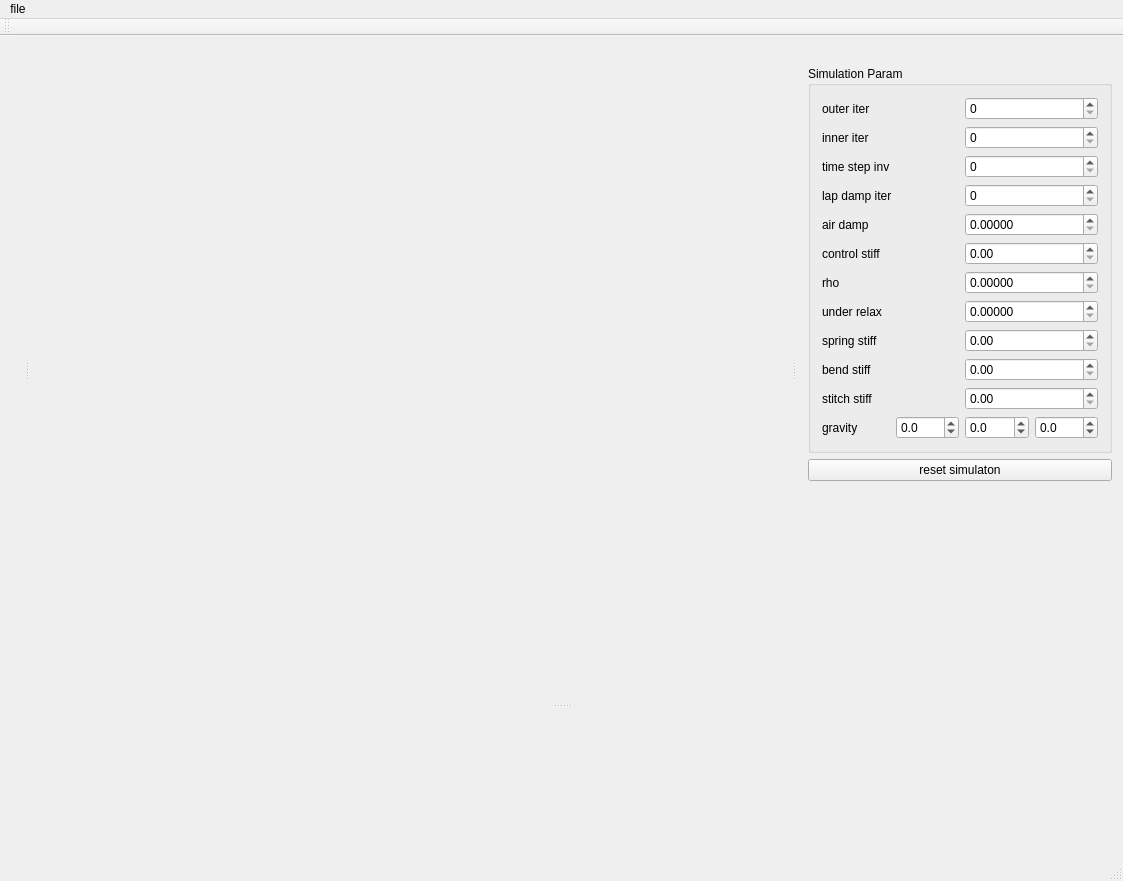
<?xml version="1.0" encoding="UTF-8"?>
<ui version="4.0">
 <class>ClothDesignerClass</class>
 <widget class="QMainWindow" name="ClothDesignerClass">
  <property name="geometry">
   <rect>
    <x>0</x>
    <y>0</y>
    <width>1123</width>
    <height>881</height>
   </rect>
  </property>
  <property name="windowTitle">
   <string>ClothDesigner</string>
  </property>
  <widget class="QWidget" name="centralWidget"/>
  <widget class="QMenuBar" name="menuBar">
   <property name="geometry">
    <rect>
     <x>0</x>
     <y>0</y>
     <width>1123</width>
     <height>21</height>
    </rect>
   </property>
   <widget class="QMenu" name="menuFile">
    <property name="title">
     <string>file</string>
    </property>
    <addaction name="actionLoad_project"/>
    <addaction name="actionOpen_body_mesh"/>
    <addaction name="actionImport_cloth_mesh"/>
    <addaction name="actionSave_project"/>
   </widget>
   <addaction name="menuFile"/>
  </widget>
  <widget class="QToolBar" name="mainToolBar">
   <attribute name="toolBarArea">
    <enum>TopToolBarArea</enum>
   </attribute>
   <attribute name="toolBarBreak">
    <bool>false</bool>
   </attribute>
  </widget>
  <widget class="QStatusBar" name="statusBar"/>
  <widget class="QDockWidget" name="dockWidgetRight">
   <property name="minimumSize">
    <size>
     <width>326</width>
     <height>414</height>
    </size>
   </property>
   <property name="features">
    <set>QDockWidget::NoDockWidgetFeatures</set>
   </property>
   <attribute name="dockWidgetArea">
    <number>2</number>
   </attribute>
   <widget class="QWidget" name="dockWidgetContentsRight">
    <layout class="QGridLayout" name="gridLayout_2">
     <item row="0" column="0">
      <widget class="QGroupBox" name="groupBox">
       <property name="title">
        <string>Simulation Param</string>
       </property>
       <layout class="QGridLayout" name="gridLayout">
        <item row="0" column="0">
         <widget class="QLabel" name="label">
          <property name="text">
           <string>outer iter</string>
          </property>
         </widget>
        </item>
        <item row="4" column="0">
         <widget class="QLabel" name="label_5">
          <property name="text">
           <string>air damp</string>
          </property>
         </widget>
        </item>
        <item row="2" column="2" colspan="2">
         <widget class="QSpinBox" name="sbSparamTimeStepInv">
          <property name="maximum">
           <number>9999</number>
          </property>
         </widget>
        </item>
        <item row="5" column="0">
         <widget class="QLabel" name="label_6">
          <property name="text">
           <string>control stiff</string>
          </property>
         </widget>
        </item>
        <item row="3" column="0" colspan="2">
         <widget class="QLabel" name="label_4">
          <property name="text">
           <string>lap damp iter</string>
          </property>
         </widget>
        </item>
        <item row="7" column="2" colspan="2">
         <widget class="QDoubleSpinBox" name="sbSparamUnderRelax">
          <property name="decimals">
           <number>5</number>
          </property>
          <property name="maximum">
           <double>1.000000000000000</double>
          </property>
         </widget>
        </item>
        <item row="6" column="0">
         <widget class="QLabel" name="label_7">
          <property name="text">
           <string>rho</string>
          </property>
         </widget>
        </item>
        <item row="8" column="2" colspan="2">
         <widget class="QDoubleSpinBox" name="sbSparamSpringStiff">
          <property name="maximum">
           <double>999999999.000000000000000</double>
          </property>
         </widget>
        </item>
        <item row="9" column="0">
         <widget class="QLabel" name="label_10">
          <property name="text">
           <string>bend stiff</string>
          </property>
         </widget>
        </item>
        <item row="3" column="2" colspan="2">
         <widget class="QSpinBox" name="sbSparamLapDampIter"/>
        </item>
        <item row="6" column="2" colspan="2">
         <widget class="QDoubleSpinBox" name="sbSparamRho">
          <property name="decimals">
           <number>5</number>
          </property>
          <property name="maximum">
           <double>1.000000000000000</double>
          </property>
         </widget>
        </item>
        <item row="5" column="2" colspan="2">
         <widget class="QDoubleSpinBox" name="sbSparamControlStiff">
          <property name="maximum">
           <double>999999999.000000000000000</double>
          </property>
         </widget>
        </item>
        <item row="9" column="2" colspan="2">
         <widget class="QDoubleSpinBox" name="sbSparamBendStiff">
          <property name="maximum">
           <double>9999.000000000000000</double>
          </property>
         </widget>
        </item>
        <item row="8" column="0">
         <widget class="QLabel" name="label_9">
          <property name="text">
           <string>spring stiff</string>
          </property>
         </widget>
        </item>
        <item row="1" column="0">
         <widget class="QLabel" name="label_2">
          <property name="text">
           <string>inner iter</string>
          </property>
         </widget>
        </item>
        <item row="7" column="0">
         <widget class="QLabel" name="label_8">
          <property name="text">
           <string>under relax</string>
          </property>
         </widget>
        </item>
        <item row="2" column="0">
         <widget class="QLabel" name="label_3">
          <property name="text">
           <string>time step inv</string>
          </property>
         </widget>
        </item>
        <item row="11" column="0">
         <widget class="QLabel" name="label_11">
          <property name="text">
           <string>gravity</string>
          </property>
         </widget>
        </item>
        <item row="0" column="2" colspan="2">
         <widget class="QSpinBox" name="sbSparamOuterIter"/>
        </item>
        <item row="1" column="2" colspan="2">
         <widget class="QSpinBox" name="sbSparamInnerIter">
          <property name="maximum">
           <number>9999</number>
          </property>
         </widget>
        </item>
        <item row="10" column="0">
         <widget class="QLabel" name="label_12">
          <property name="text">
           <string>stitch stiff</string>
          </property>
         </widget>
        </item>
        <item row="4" column="2" colspan="2">
         <widget class="QDoubleSpinBox" name="sbSparamAirDamp">
          <property name="decimals">
           <number>5</number>
          </property>
          <property name="maximum">
           <double>1.000000000000000</double>
          </property>
         </widget>
        </item>
        <item row="10" column="2" colspan="2">
         <widget class="QDoubleSpinBox" name="sbSparamStitchStiff">
          <property name="maximum">
           <double>99999999.000000000000000</double>
          </property>
         </widget>
        </item>
        <item row="11" column="1">
         <widget class="QDoubleSpinBox" name="sbSparamGravityX">
          <property name="decimals">
           <number>1</number>
          </property>
          <property name="minimum">
           <double>-100.000000000000000</double>
          </property>
         </widget>
        </item>
        <item row="11" column="2">
         <widget class="QDoubleSpinBox" name="sbSparamGravityY">
          <property name="decimals">
           <number>1</number>
          </property>
          <property name="minimum">
           <double>-100.000000000000000</double>
          </property>
         </widget>
        </item>
        <item row="11" column="3">
         <widget class="QDoubleSpinBox" name="sbSparamGravityZ">
          <property name="decimals">
           <number>1</number>
          </property>
          <property name="minimum">
           <double>-100.000000000000000</double>
          </property>
         </widget>
        </item>
       </layout>
      </widget>
     </item>
     <item row="2" column="0">
      <spacer name="verticalSpacer">
       <property name="orientation">
        <enum>Qt::Vertical</enum>
       </property>
       <property name="sizeHint" stdset="0">
        <size>
         <width>20</width>
         <height>309</height>
        </size>
       </property>
      </spacer>
     </item>
     <item row="1" column="0">
      <widget class="QPushButton" name="pbResetSimulation">
       <property name="text">
        <string>reset simulaton</string>
       </property>
       <property name="shortcut">
        <string>1</string>
       </property>
      </widget>
     </item>
    </layout>
   </widget>
  </widget>
  <widget class="QDockWidget" name="dockWidgetLower">
   <property name="minimumSize">
    <size>
     <width>80</width>
     <height>150</height>
    </size>
   </property>
   <property name="features">
    <set>QDockWidget::NoDockWidgetFeatures</set>
   </property>
   <attribute name="dockWidgetArea">
    <number>8</number>
   </attribute>
   <widget class="QWidget" name="dockWidgetContentsLower"/>
  </widget>
  <widget class="QDockWidget" name="dockWidgetLeft">
   <property name="features">
    <set>QDockWidget::NoDockWidgetFeatures</set>
   </property>
   <property name="allowedAreas">
    <set>Qt::NoDockWidgetArea</set>
   </property>
   <attribute name="dockWidgetArea">
    <number>1</number>
   </attribute>
   <widget class="QWidget" name="dockWidgetContentsLeft"/>
  </widget>
  <action name="actionLoad_project">
   <property name="text">
    <string>open project</string>
   </property>
  </action>
  <action name="actionOpen_body_mesh">
   <property name="text">
    <string>import body mesh</string>
   </property>
   <property name="shortcut">
    <string>Ctrl+O</string>
   </property>
  </action>
  <action name="actionImport_cloth_mesh">
   <property name="text">
    <string>import cloth mesh</string>
   </property>
  </action>
  <action name="actionSave_project">
   <property name="text">
    <string>save project</string>
   </property>
   <property name="shortcut">
    <string>Ctrl+S</string>
   </property>
  </action>
 </widget>
 <layoutdefault spacing="6" margin="11"/>
 <resources>
  <include location="clothdesigner.qrc"/>
 </resources>
 <connections/>
</ui>
